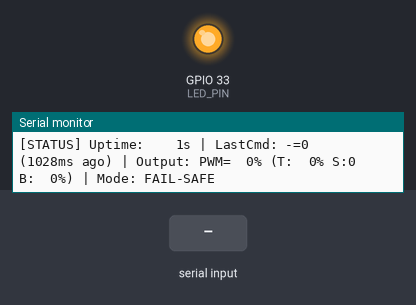
A sketch run on a simulated ESP32. Shown: output pins drawn as LEDs (lit = HIGH), the last lines printed to the serial monitor. The test bench sets the inputs (shaded band).

Above: at 1.2 s.
1.3 s: "THROTTLE 1\n" received over Serial
At 2.2 s:
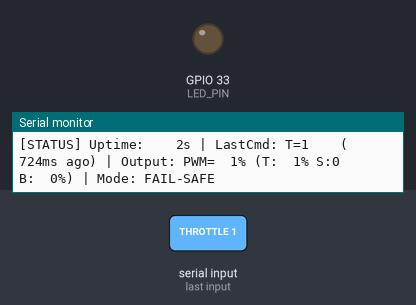
4.3 s: "THROTTLE  45\n" received over Serial
At 4.7 s:
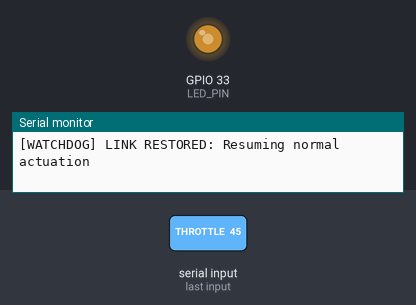
10.3 s: "THROTTLE 90\n" received over Serial
Timing chart, 0 to 14.3 s (numbered marks = the images above; inputs shaded):
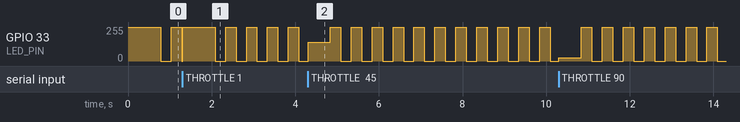

Measured:
- by itself, GPIO 33 (LED_PIN): repeats every 0.50 s: 255/255 0.25 s, 0/255 0.25 s

The sketch:

cuert_rtos_controller.ino
```cpp
/**
 * @file cuert_rtos_controller.ino
 * @brief Real-Time Vehicle Actuation & Fail-Safe Supervisor Firmware
 * @target ESP32-CAM (AI Thinker) with CAM-MB baseboard
 */

#include <Arduino.h>
#include "freertos/FreeRTOS.h"
#include "freertos/task.h"
#include "freertos/queue.h"
#include "freertos/semphr.h"

/* ========================================================================== */
/*                             SYSTEM CONFIGURATION                           */
/* ========================================================================== */

/* ESP32-CAM: Onboard red indicator LED on GPIO 33 (Active-LOW: 0V = ON) */
#define LED_PIN                     33
#define LED_ACTIVE_LOW              1

#define PWM_FREQ                    5000    /* 5 kHz PWM frequency */
#define PWM_RESOLUTION_BITS         10      /* 10-bit resolution (0..1023) */
#define PWM_MAX_DUTY                1023
#define PWM_CHANNEL                 0

#define SERIAL_BAUD                 115200
#define CMD_QUEUE_LEN               10

#define WATCHDOG_TIMEOUT_MS         500     /* 500 ms communication loss timeout */
#define WATCHDOG_CHECK_MS           50      /* 50 ms supervision cycle */
#define SAFE_IDLE_BLINK_MS          250     /* 2 Hz safe-idle blink */
#define STATUS_PERIOD_MS            1000    /* 1 Hz status telemetry period */

/* Task Priorities */
#define PRIORITY_COMMAND_RX         5       /* Highest: UART command ingestion */
#define PRIORITY_ACTUATE            4       /* Medium: PWM drive & safety interlock */
#define PRIORITY_WATCHDOG           3       /* Low: Link supervision & fail-safe */
#define PRIORITY_STATUS             2       /* Lowest: Telemetry logger */

/* ========================================================================== */
/*                                DATA TYPES                                  */
/* ========================================================================== */

typedef enum {
    MODE_INIT = 0,
    MODE_NORMAL,
    MODE_FAIL_SAFE
} SystemMode_e;

typedef struct {
    char     type;          /* 'T', 'S', 'B', 'P' */
    int16_t  value;         /* 0..100 (Throttle/Brake) or -100..100 (Steer) */
    uint32_t timestamp_ms;  /* Reception timestamp */
} Command_t;

typedef struct {
    int16_t      throttle_percent;
    int16_t      steer_value;
    int16_t      brake_percent;
    uint8_t      effective_pwm;
    bool         brake_override;
    SystemMode_e mode;
    char         last_cmd_type;
    int16_t      last_cmd_val;
    uint32_t     last_cmd_time_ms;
} VehicleState_t;

/* ========================================================================== */
/*                          SYNCHRONIZATION & STATE                           */
/* ========================================================================== */

static QueueHandle_t     g_cmd_queue   = NULL;
static SemaphoreHandle_t g_state_mutex = NULL;
static SemaphoreHandle_t g_uart_mutex  = NULL;

static volatile uint32_t s_last_cmd_time_ms = 0;
static VehicleState_t    s_state = {0, 0, 0, 0, false, MODE_INIT, '-', 0, 0};

void SafePrint(const String &str) {
    if (g_uart_mutex != NULL) {
        xSemaphoreTake(g_uart_mutex, portMAX_DELAY);
    }
    Serial.print(str);
    if (g_uart_mutex != NULL) {
        xSemaphoreGive(g_uart_mutex);
    }
}

void SafePrintln(const String &str) {
    SafePrint(str + "\r\n");
}

void SetPwmPercent(uint8_t percent) {
    if (percent > 100) percent = 100;
    uint32_t duty = ((uint32_t)percent * PWM_MAX_DUTY) / 100UL;

#if LED_ACTIVE_LOW
    duty = PWM_MAX_DUTY - duty;
#endif

#if ESP_ARDUINO_VERSION >= ESP_ARDUINO_VERSION_VAL(3, 0, 0)
    ledcWrite(LED_PIN, duty);
#else
    ledcWrite(PWM_CHANNEL, duty);
#endif
}

/* ========================================================================== */
/*                         TASK 1: COMMAND_RX (PRIORITY 5)                    */
/* ========================================================================== */

void Task_CommandRx(void *pvParameters) {
    (void)pvParameters;
    String line = "";

    SafePrintln("[COMMAND_RX] Task online. Listening at 115200 baud.");

    while (1) {
        if (Serial.available() > 0) {
            char c = (char)Serial.read();

            if (c == '\r' || c == '\n') {
                line.trim();
                if (line.length() > 0) {
                    Command_t cmd;
                    memset(&cmd, 0, sizeof(Command_t));
                    bool valid = false;

                    if (line.equals("PING")) {
                        cmd.type = 'P';
                        cmd.value = 0;
                        valid = true;
                        SafePrintln("PONG (ACK: PING)");
                    } else if (line.startsWith("THROTTLE ") || line.startsWith("STEER ") || line.startsWith("BRAKE ")) {
                        int spaceIdx = line.indexOf(' ');
                        String cmdStr = line.substring(0, spaceIdx);
                        String valStr = line.substring(spaceIdx + 1);
                        valStr.trim();

                        bool isNumeric = (valStr.length() > 0);
                        int startIdx = 0;
                        if (valStr.charAt(0) == '-') {
                            if (valStr.length() == 1) isNumeric = false;
                            startIdx = 1;
                        }
                        for (int i = startIdx; i < valStr.length(); i++) {
                            if (!isDigit(valStr.charAt(i))) {
                                isNumeric = false;
                                break;
                            }
                        }

                        if (!isNumeric) {
                            SafePrintln("[COMMAND_RX] PARSER ERROR: Invalid number '" + valStr + "'");
                        } else {
                            long val = valStr.toInt();
                            if (cmdStr.equals("THROTTLE")) {
                                if (val >= 0 && val <= 100) {
                                    cmd.type = 'T'; cmd.value = (int16_t)val; valid = true;
                                } else {
                                    SafePrintln("[COMMAND_RX] ERROR: THROTTLE out of bounds [0..100]");
                                }
                            } else if (cmdStr.equals("STEER")) {
                                if (val >= -100 && val <= 100) {
                                    cmd.type = 'S'; cmd.value = (int16_t)val; valid = true;
                                } else {
                                    SafePrintln("[COMMAND_RX] ERROR: STEER out of bounds [-100..100]");
                                }
                            } else if (cmdStr.equals("BRAKE")) {
                                if (val >= 0 && val <= 100) {
                                    cmd.type = 'B'; cmd.value = (int16_t)val; valid = true;
                                } else {
                                    SafePrintln("[COMMAND_RX] ERROR: BRAKE out of bounds [0..100]");
                                }
                            }
                        }
                    } else {
                        SafePrintln("[COMMAND_RX] PARSER ERROR: Unknown command '" + line + "'");
                    }

                    if (valid) {
                        uint32_t now = millis();
                        cmd.timestamp_ms = now;
                        s_last_cmd_time_ms = now;

                        /* BRAKE Priority Handling */
                        if (cmd.type == 'B') {
                            if (uxQueueSpacesAvailable(g_cmd_queue) == 0) {
                                Command_t discarded;
                                xQueueReceive(g_cmd_queue, &discarded, 0);
                            }
                            xQueueSendToFront(g_cmd_queue, &cmd, 0);
                        } else {
                            if (xQueueSendToBack(g_cmd_queue, &cmd, 0) != pdPASS) {
                                SafePrintln("[COMMAND_RX] WARNING: Queue full! Non-brake command dropped.");
                            }
                        }
                    }

                    line = "";
                }
            } else if (c >= 32 && c <= 126) {
                line += c;
            }
        } else {
            vTaskDelay(pdMS_TO_TICKS(5));
        }
    }
}

/* ========================================================================== */
/*                         TASK 2: ACTUATE (PRIORITY 4)                       */
/* ========================================================================== */

void Task_Actuate(void *pvParameters) {
    (void)pvParameters;
    Command_t rx_cmd;
    int16_t throttle = 0;
    int16_t steer = 0;
    int16_t brake = 0;
    uint8_t effective_pwm = 0;
    bool brake_override = false;

    SafePrintln("[ACTUATE] Task online. Ready to drive PWM.");

    while (1) {
        if (xQueueReceive(g_cmd_queue, &rx_cmd, portMAX_DELAY) == pdTRUE) {
            if (rx_cmd.type == 'T') throttle = rx_cmd.value;
            else if (rx_cmd.type == 'S') steer = rx_cmd.value;
            else if (rx_cmd.type == 'B') brake = rx_cmd.value;

            /* Brake Override Interlock */
            if (brake > 0) {
                brake_override = true;
                effective_pwm = 0;
            } else {
                brake_override = false;
                effective_pwm = (uint8_t)throttle;
            }

            if (xSemaphoreTake(g_state_mutex, pdMS_TO_TICKS(50)) == pdTRUE) {
                if (s_state.mode == MODE_FAIL_SAFE) {
                    s_state.mode = MODE_NORMAL;
                }
                s_state.throttle_percent = throttle;
                s_state.steer_value = steer;
                s_state.brake_percent = brake;
                s_state.effective_pwm = effective_pwm;
                s_state.brake_override = brake_override;
                s_state.last_cmd_type = rx_cmd.type;
                s_state.last_cmd_val = rx_cmd.value;
                s_state.last_cmd_time_ms = rx_cmd.timestamp_ms;
                xSemaphoreGive(g_state_mutex);
            }

            SetPwmPercent(effective_pwm);

            char buf[128];
            snprintf(buf, sizeof(buf),
                     "[ACTUATE] Executed: Cmd='%c' Val=%4d | State: Throttle=%3d%% Steer=%4d Brake=%3d%% | PWM=%3d%% %s",
                     rx_cmd.type, rx_cmd.value, throttle, steer, brake, effective_pwm,
                     brake_override ? "[BRAKE OVERRIDE]" : "");
            SafePrintln(buf);
        }
    }
}

/* ========================================================================== */
/*                         TASK 3: WATCHDOG (PRIORITY 3)                      */
/* ========================================================================== */

void Task_Watchdog(void *pvParameters) {
    (void)pvParameters;
    bool in_failsafe = false;
    bool led_blink = false;
    uint32_t last_toggle = 0;

    SafePrintln("[WATCHDOG] Task online. Supervising link (500ms timeout).");

    while (1) {
        vTaskDelay(pdMS_TO_TICKS(WATCHDOG_CHECK_MS));
        uint32_t now = millis();
        uint32_t elapsed = (now >= s_last_cmd_time_ms) ? (now - s_last_cmd_time_ms) : 0;

        if (elapsed >= WATCHDOG_TIMEOUT_MS) {
            if (!in_failsafe) {
                in_failsafe = true;
                if (xSemaphoreTake(g_state_mutex, pdMS_TO_TICKS(50)) == pdTRUE) {
                    s_state.mode = MODE_FAIL_SAFE;
                    xSemaphoreGive(g_state_mutex);
                }
                SafePrintln("LINK LOST , failing safe");
                SetPwmPercent(0);
                led_blink = false;
                last_toggle = now;
            }

            if (now - last_toggle >= SAFE_IDLE_BLINK_MS) {
                led_blink = !led_blink;
                SetPwmPercent(led_blink ? 100 : 0);
                last_toggle = now;
            }
        } else {
            if (in_failsafe) {
                in_failsafe = false;
                SafePrintln("[WATCHDOG] LINK RESTORED: Resuming normal actuation");

                uint8_t restored_pwm = 0;
                if (xSemaphoreTake(g_state_mutex, pdMS_TO_TICKS(50)) == pdTRUE) {
                    s_state.mode = MODE_NORMAL;
                    restored_pwm = s_state.effective_pwm;
                    xSemaphoreGive(g_state_mutex);
                }
                SetPwmPercent(restored_pwm);
            }
        }
    }
}

/* ========================================================================== */
/*                         TASK 4: STATUS (PRIORITY 2)                        */
/* ========================================================================== */

void Task_Status(void *pvParameters) {
    (void)pvParameters;
    TickType_t xLastWakeTime = xTaskGetTickCount();
    const TickType_t xFrequency = pdMS_TO_TICKS(STATUS_PERIOD_MS);

    SafePrintln("[STATUS] Task online. Telemetry at 1 Hz.");

    while (1) {
        vTaskDelayUntil(&xLastWakeTime, xFrequency);

        uint32_t now = millis();
        static VehicleState_t snap = {0};
        if (xSemaphoreTake(g_state_mutex, pdMS_TO_TICKS(50)) == pdTRUE) {
            snap = s_state;
            xSemaphoreGive(g_state_mutex);
        }

        uint32_t age = (now >= s_last_cmd_time_ms) ? (now - s_last_cmd_time_ms) : 0;
        const char *mode_str = (snap.mode == MODE_FAIL_SAFE) ? "FAIL-SAFE" : "NORMAL";

        char buf[160];
        snprintf(buf, sizeof(buf),
                 "[STATUS] Uptime: %4lus | LastCmd: %c=%-4d (%4lums ago) | Output: PWM=%3d%% (T:%3d%% S:%-4d B:%3d%%) | Mode: %s",
                 now / 1000UL, snap.last_cmd_type, snap.last_cmd_val, age,
                 snap.effective_pwm, snap.throttle_percent, snap.steer_value, snap.brake_percent, mode_str);
        SafePrintln(buf);
    }
}

/* ========================================================================== */
/*                               ARDUINO SETUP                                */
/* ========================================================================== */

void setup() {
    Serial.begin(SERIAL_BAUD);
    while (!Serial && millis() < 2000);

#if ESP_ARDUINO_VERSION >= ESP_ARDUINO_VERSION_VAL(3, 0, 0)
    ledcAttach(LED_PIN, PWM_FREQ, PWM_RESOLUTION_BITS);
#else
    ledcSetup(PWM_CHANNEL, PWM_FREQ, PWM_RESOLUTION_BITS);
    ledcAttachPin(LED_PIN, PWM_CHANNEL);
#endif
    SetPwmPercent(0);

    g_cmd_queue = xQueueCreate(CMD_QUEUE_LEN, sizeof(Command_t));
    g_state_mutex = xSemaphoreCreateMutex();
    g_uart_mutex = xSemaphoreCreateMutex();
    s_last_cmd_time_ms = millis();

    SafePrintln("\r\n========================================================");
    SafePrintln("  REAL-TIME ACTUATION & FAIL-SAFE SUPERVISOR (ESP32)   ");
    SafePrintln("      FreeRTOS Autonomous Automotive Gateway Node       ");
    SafePrintln("========================================================\r\n");

    xTaskCreatePinnedToCore(Task_CommandRx, "CMD_RX",   4096, NULL, PRIORITY_COMMAND_RX, NULL, 1);
    xTaskCreatePinnedToCore(Task_Actuate,   "ACTUATE",  3072, NULL, PRIORITY_ACTUATE,    NULL, 1);
    xTaskCreatePinnedToCore(Task_Watchdog,  "WATCHDOG", 3072, NULL, PRIORITY_WATCHDOG,  NULL, 1);
    xTaskCreatePinnedToCore(Task_Status,    "STATUS",   3072, NULL, PRIORITY_STATUS,    NULL, 1);
}

void loop() {
    vTaskDelete(NULL);
}
```
